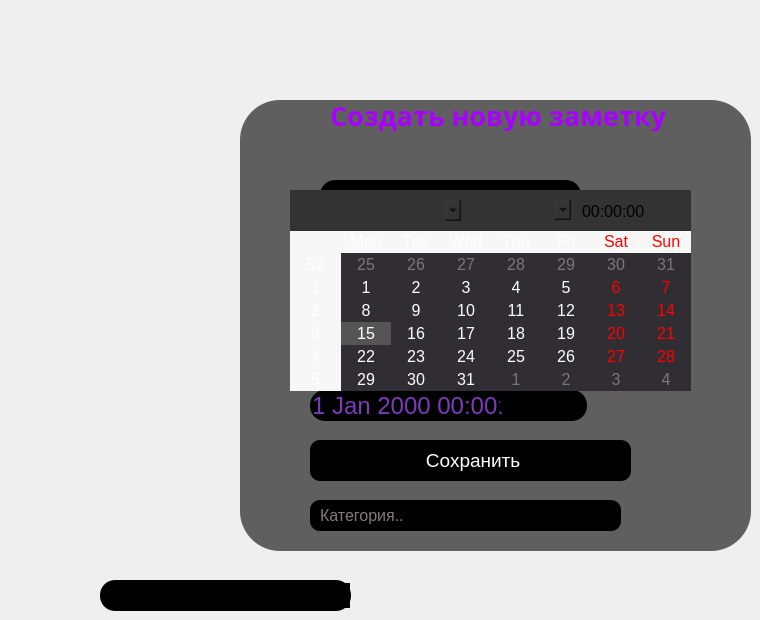
       <widget class="QWidget" name="SAVE">
        <widget class="QFrame" name="frame">
         <property name="geometry">
          <rect>
           <x>240</x>
           <y>100</y>
           <width>511</width>
           <height>451</height>
          </rect>
         </property>
         <property name="styleSheet">
          <string notr="true">background-color: rgb(95, 95, 95);
border-radius: 40px;
</string>
         </property>
         <property name="frameShape">
          <enum>QFrame::StyledPanel</enum>
         </property>
         <property name="frameShadow">
          <enum>QFrame::Raised</enum>
         </property>
         <widget class="QLabel" name="label_6">
          <property name="geometry">
           <rect>
            <x>90</x>
            <y>0</y>
            <width>341</width>
            <height>31</height>
           </rect>
          </property>
          <property name="font">
           <font>
            <family>Segoe UI Black</family>
            <pointsize>20</pointsize>
            <weight>75</weight>
            <bold>true</bold>
           </font>
          </property>
          <property name="styleSheet">
           <string notr="true">color: rgb(170, 0, 255);</string>
          </property>
          <property name="text">
           <string>Создать новую заметку</string>
          </property>
         </widget>
         <widget class="QDateTimeEdit" name="dateTimeEdit">
          <property name="geometry">
           <rect>
            <x>70</x>
            <y>290</y>
            <width>251</width>
            <height>31</height>
           </rect>
          </property>
          <property name="font">
           <font>
            <family>MS Shell Dlg 2</family>
            <pointsize>18</pointsize>
            <weight>50</weight>
            <italic>false</italic>
            <bold>false</bold>
           </font>
          </property>
          <property name="styleSheet">
           <string notr="true">font: 18pt &quot;MS Shell Dlg 2&quot;;
background-color: rgb(0, 0, 0);
color: rgb(124, 59, 189);
border-radius:15px;</string>
          </property>
         </widget>
         <widget class="QPushButton" name="Save_note">
          <property name="geometry">
           <rect>
            <x>70</x>
            <y>340</y>
            <width>321</width>
            <height>41</height>
           </rect>
          </property>
          <property name="font">
           <font>
            <pointsize>14</pointsize>
           </font>
          </property>
          <property name="styleSheet">
           <string notr="true">background-color: rgb(0, 0, 0);border-radius: 10px;
color: rgb(255, 255, 255);</string>
          </property>
          <property name="text">
           <string> Сохранить</string>
          </property>
          <property name="icon">
           <iconset>
            <normaloff>images/icons/cil-save.png</normaloff>images/icons/cil-save.png</iconset>
          </property>
         </widget>
         <widget class="QTextEdit" name="textEdit">
          <property name="geometry">
           <rect>
            <x>100</x>
            <y>160</y>
            <width>301</width>
            <height>101</height>
           </rect>
          </property>
          <property name="font">
           <font>
            <pointsize>11</pointsize>
           </font>
          </property>
          <property name="styleSheet">
           <string notr="true">background-color: rgb(0, 0, 0);
color: rgb(255, 255, 255);</string>
          </property>
         </widget>
         <widget class="QPushButton" name="Bac">
          <property name="geometry">
           <rect>
            <x>260</x>
            <y>290</y>
            <width>87</width>
            <height>31</height>
           </rect>
          </property>
          <property name="styleSheet">
           <string notr="true">background-color: rgb(0, 0, 0);border-radius: 15px;</string>
          </property>
          <property name="text">
           <string/>
          </property>
          <property name="icon">
           <iconset>
            <normaloff>images/icons/cil-calendar-check.png</normaloff>images/icons/cil-calendar-check.png</iconset>
          </property>
         </widget>
         <widget class="QLineEdit" name="noteTitle">
          <property name="geometry">
           <rect>
            <x>80</x>
            <y>80</y>
            <width>261</width>
            <height>31</height>
           </rect>
          </property>
          <property name="font">
           <font>
            <pointsize>12</pointsize>
           </font>
          </property>
          <property name="styleSheet">
           <string notr="true">background-color: rgb(0, 0, 0);
color: rgb(255, 255, 255);
border-radius: 15px;</string>
          </property>
         </widget>
         <widget class="QFrame" name="frame_6">
          <property name="geometry">
           <rect>
            <x>60</x>
            <y>140</y>
            <width>361</width>
            <height>131</height>
           </rect>
          </property>
          <property name="styleSheet">
           <string notr="true">background-color: rgb(0, 0, 0);</string>
          </property>
          <property name="frameShape">
           <enum>QFrame::StyledPanel</enum>
          </property>
          <property name="frameShadow">
           <enum>QFrame::Raised</enum>
          </property>
         </widget>
         <widget class="QCalendarWidget" name="calendarWidget">
          <property name="geometry">
           <rect>
            <x>50</x>
            <y>90</y>
            <width>401</width>
            <height>201</height>
           </rect>
          </property>
          <property name="styleSheet">
           <string notr="true">QCalendarWidget {
    font-size: 16px;
    selection-background-color: #0078d7;
    border: 1px solid #444;
    border-radius: 8px;
    padding: 10px;
    background: #696363;
    color: white;
}

QCalendarWidget QToolButton {
    color: white;
    background: #333;
    font-size: 18px;
    border-radius: 5px;
    margin: 2px;
    padding: 5px;
}
QCalendarWidget QToolButton:hover {
    background: #444;
}

QCalendarWidget QTableView {
    background: #312e33;
    selection-background-color: #555;
    gridline-color: #444;
    margin-top: 2px;
}

QCalendarWidget QTableView QHeaderView::section {
    background-color: #333;
    color: white;
    padding: 6px;
    min-height: 28px;
    border: none;
    font-weight: bold;
}

QCalendarWidget QTableView::item {
    padding: 5px;
}

QCalendarWidget QAbstractItemView:enabled {
    color: white;
}

QCalendarWidget QAbstractItemView:disabled {
    color: #777;
}</string>
          </property>
         </widget>
         <widget class="QFrame" name="fr">
          <property name="geometry">
           <rect>
            <x>50</x>
            <y>90</y>
            <width>401</width>
            <height>41</height>
           </rect>
          </property>
          <property name="styleSheet">
           <string notr="true">background-color: #333;</string>
          </property>
          <property name="frameShape">
           <enum>QFrame::StyledPanel</enum>
          </property>
          <property name="frameShadow">
           <enum>QFrame::Raised</enum>
          </property>
          <widget class="QComboBox" name="monthCombo">
           <property name="geometry">
            <rect>
             <x>100</x>
             <y>10</y>
             <width>71</width>
             <height>21</height>
            </rect>
           </property>
           <property name="styleSheet">
            <string notr="true">
border-radius:15px;</string>
           </property>
          </widget>
          <widget class="QComboBox" name="yearCombo">
           <property name="geometry">
            <rect>
             <x>210</x>
             <y>10</y>
             <width>71</width>
             <height>20</height>
            </rect>
           </property>
           <property name="styleSheet">
            <string notr="true">
border-radius:15px;</string>
           </property>
          </widget>
          <widget class="QTimeEdit" name="timeEdit">
           <property name="geometry">
            <rect>
             <x>290</x>
             <y>10</y>
             <width>101</width>
             <height>22</height>
            </rect>
           </property>
           <property name="font">
            <font>
             <pointsize>12</pointsize>
            </font>
           </property>
           <property name="styleSheet">
            <string notr="true">QTimeEdit::up-button,
QTimeEdit::down-button {
    width: 0px;
    height: 0px;
    border: none;
}</string>
           </property>
          </widget>
         </widget>
         <widget class="QLabel" name="Name">
          <property name="geometry">
           <rect>
            <x>90</x>
            <y>85</y>
            <width>101</width>
            <height>21</height>
           </rect>
          </property>
          <property name="font">
           <font>
            <pointsize>11</pointsize>
           </font>
          </property>
          <property name="styleSheet">
           <string notr="true">background-color: rgb(0, 0, 0);
color:rgb(131, 123, 118);</string>
          </property>
          <property name="text">
           <string>Название...</string>
          </property>
         </widget>
         <widget class="QLabel" name="Desc">
          <property name="geometry">
           <rect>
            <x>90</x>
            <y>150</y>
            <width>131</width>
            <height>16</height>
           </rect>
          </property>
          <property name="font">
           <font>
            <pointsize>12</pointsize>
           </font>
          </property>
          <property name="styleSheet">
           <string notr="true">background-color: rgb(0, 0, 0);
color:rgb(131, 123, 118);</string>
          </property>
          <property name="text">
           <string>Описание...</string>
          </property>
         </widget>
         <widget class="QLineEdit" name="Filter_add">
          <property name="geometry">
           <rect>
            <x>70</x>
            <y>400</y>
            <width>311</width>
            <height>31</height>
           </rect>
          </property>
          <property name="styleSheet">
           <string notr="true">background-color: rgb(0, 0, 0);border-radius: 10px;
color: rgb(255, 255, 255);</string>
          </property>
         </widget>
         <widget class="QLabel" name="Catg">
          <property name="geometry">
           <rect>
            <x>80</x>
            <y>400</y>
            <width>131</width>
            <height>31</height>
           </rect>
          </property>
          <property name="font">
           <font>
            <pointsize>12</pointsize>
           </font>
          </property>
          <property name="styleSheet">
           <string notr="true">background-color: rgb(0, 0, 0);
color:rgb(131, 123, 118);</string>
          </property>
          <property name="text">
           <string>Категория..</string>
          </property>
         </widget>
         <zorder>frame_6</zorder>
         <zorder>label_6</zorder>
         <zorder>dateTimeEdit</zorder>
         <zorder>Save_note</zorder>
         <zorder>textEdit</zorder>
         <zorder>Bac</zorder>
         <zorder>Desc</zorder>
         <zorder>calendarWidget</zorder>
         <zorder>noteTitle</zorder>
         <zorder>Name</zorder>
         <zorder>fr</zorder>
         <zorder>Filter_add</zorder>
         <zorder>Catg</zorder>
        </widget>
        <widget class="QDateTimeEdit" name="dateTimeEdit_3">
         <property name="geometry">
          <rect>
           <x>100</x>
           <y>580</y>
           <width>251</width>
           <height>31</height>
          </rect>
         </property>
         <property name="font">
          <font>
           <family>MS Shell Dlg 2</family>
           <pointsize>18</pointsize>
           <weight>50</weight>
           <italic>false</italic>
           <bold>false</bold>
          </font>
         </property>
         <property name="styleSheet">
          <string notr="true">font: 18pt &quot;MS Shell Dlg 2&quot;;
background-color: rgb(0, 0, 0);

border-radius:15px;</string>
         </property>
        </widget>
       </widget>
